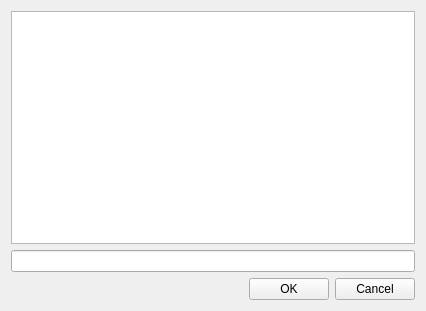
<?xml version="1.0" encoding="UTF-8"?>
<ui version="4.0">
 <class>Form</class>
 <widget class="QWidget" name="Form">
  <property name="geometry">
   <rect>
    <x>0</x>
    <y>0</y>
    <width>426</width>
    <height>311</height>
   </rect>
  </property>
  <property name="windowTitle">
   <string>Form</string>
  </property>
  <layout class="QVBoxLayout" name="verticalLayout_2">
   <item>
    <layout class="QVBoxLayout" name="verticalLayout">
     <item>
      <widget class="QPlainTextEdit" name="plainTextEdit"/>
     </item>
     <item>
      <widget class="QLineEdit" name="lineEdit"/>
     </item>
    </layout>
   </item>
   <item>
    <layout class="QHBoxLayout" name="horizontalLayout">
     <item>
      <spacer name="horizontalSpacer">
       <property name="orientation">
        <enum>Qt::Horizontal</enum>
       </property>
       <property name="sizeHint" stdset="0">
        <size>
         <width>40</width>
         <height>20</height>
        </size>
       </property>
      </spacer>
     </item>
     <item>
      <widget class="QPushButton" name="pushButton">
       <property name="text">
        <string>OK</string>
       </property>
      </widget>
     </item>
     <item>
      <widget class="QPushButton" name="pushButton_2">
       <property name="text">
        <string>Cancel</string>
       </property>
      </widget>
     </item>
    </layout>
   </item>
  </layout>
 </widget>
 <resources/>
 <connections/>
</ui>
